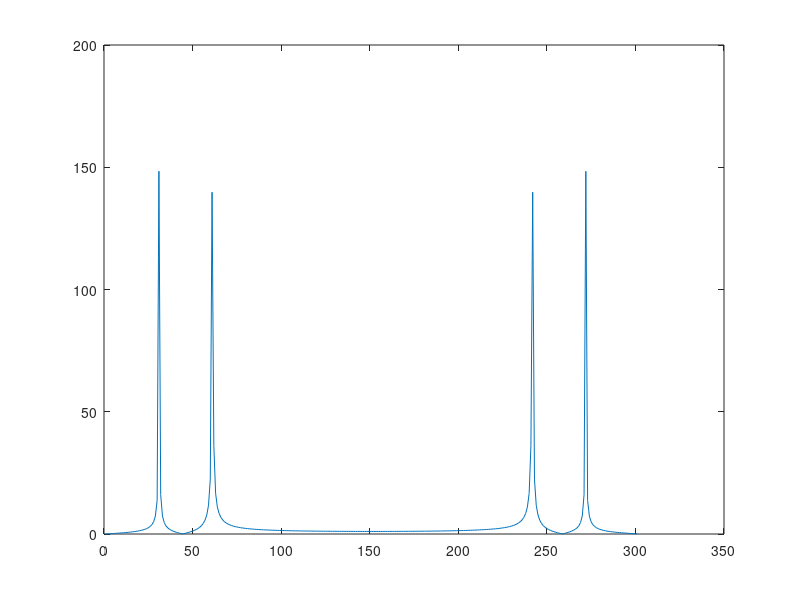

Here is the MATLAB script that generated this plot:
clc;clear all;close all;
t=0:.01:3;
x=sin(2*pi*10*t);
x2=sin(2*pi*20*t);
x3=x+x2;
% Taking Fourier Transform
x4=fft(x3);
plot(abs(x4))